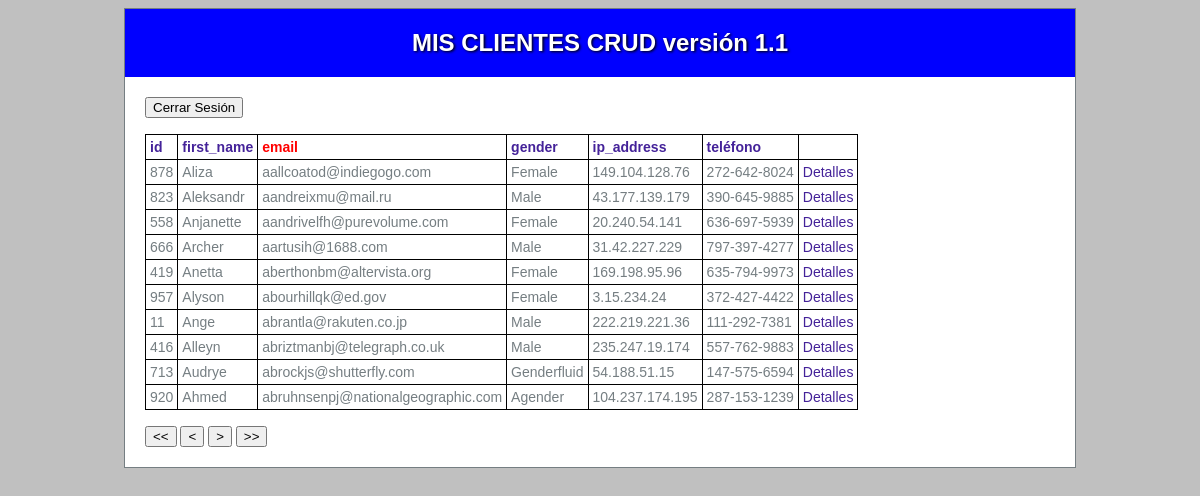
Screenshot of /index.php?ordenacion=email (signed in) with the database file from the repository.
### tables this page shows
create table Clientes (
	id INT(8) auto_increment not null,
	first_name VARCHAR(50),
	last_name VARCHAR(50),
	email VARCHAR(50),
	gender VARCHAR(50),
	ip_address VARCHAR(20),
	telefono VARCHAR(50),
	CONSTRAINT pk_usuarios PRIMARY KEY(id)
);

### app/models/AccesoDatosPDO.php (called while the page is built, shortened)
<?php
class AccesoDatos {
    private static $modelo = null;
    private $dbh = null;
    public static function getModelo(){
        if (self::$modelo == null){
            self::$modelo = new AccesoDatos();
        }
        return self::$modelo;
    }
    private function __construct(){
        try {
            $dsn = "mysql:host=".DB_SERVER.";dbname=".DATABASE.";charset=utf8";
            $this->dbh = new PDO($dsn,DB_USER,DB_PASSWD);
            $this->dbh->setAttribute(PDO::ATTR_ERRMODE, PDO::ERRMODE_EXCEPTION);
        } catch (PDOException $e){
            echo "Error de conexión ".$e->getMessage();
            exit();
        }
    }
    public function getClientes ($primero,$cuantos,$ordenacion):array {
        $tuser = [];
        $stmt_usuarios  = $this->dbh->prepare("select * from Clientes ORDER BY $ordenacion limit $primero,$cuantos");
        $stmt_usuarios->setFetchMode(PDO::FETCH_CLASS, 'Cliente');
        if ( $stmt_usuarios->execute() ){
            while ( $user = $stmt_usuarios->fetch()){
               $tuser[]= $user;
            }
        }
        return $tuser;
    }
}

### app/models/Cliente.php (called while the page is built, shortened)
<?php
class Cliente {
   function __get($name)
   {
       if ( property_exists($this,$name)){
           return $this->$name;
       }
   }
}

### app/views/list_Limitado.php (the view)
<form><button type="submit" name="finSesion" > Cerrar Sesión </button></form>
<br>
<?php $titulos = ['id','first_name','email','gender','ip_address']; ?>
<table>
<tr>
    <?php foreach ($titulos as $valor): ?>
        <th><a style="<?= $_SESSION['ordenacion']==$valor ? 'color: red' : '' ?>" id="<?=$valor?>" href="<?=$_SERVER['PHP_SELF'].'?ordenacion='.$valor?>"><?= $valor ?></a></th>
    <?php endforeach ?>
    <th><a style="<?= $_SESSION['ordenacion']=='telefono' ? 'color: red' : '' ?>" id="telefono" href="<?=$_SERVER['PHP_SELF'].'?ordenacion=telefono'?>">teléfono</a></th>
</tr>
<?php foreach ($tvalores as $valor): ?>
<tr>
<td><?= $valor->id ?> </td>
<td><?= $valor->first_name ?> </td>
<td><?= $valor->email ?> </td>
<td><?= $valor->gender ?> </td>
<td><?= $valor->ip_address ?> </td>
<td><?= $valor->telefono ?> </td>
<td><a href="?orden=Detalles&id=<?=$valor->id?>" >Detalles</a></td>
<tr>
<?php endforeach ?>
</table>
<form>
<br>
<button type="submit" name="nav" value="Primero"> << </button>
<button type="submit" name="nav" value="Anterior"> < </button>
<button type="submit" name="nav" value="Siguiente"> > </button>
<button type="submit" name="nav" value="Ultimo"> >> </button>
</form>

### web/css/default.css (style rules this page uses)
body { background: silver; text-align: justify; font-family: Tahoma, Geneva, sans-serif; font-size: 14px; color: #757E82; }
a { color: #429; text-decoration: none; }
table, th, td { border: 1px solid black; border-collapse:collapse; padding: 4px; }

### rows the page displays
clientes: id "878", first_name "Aliza", email "aallcoatod@indiegogo.com", gender "Female", ip_address "149.104.128.76", telefono "272-642-8024"
clientes: id "823", first_name "Aleksandr", email "aandreixmu@mail.ru", gender "Male", ip_address "43.177.139.179", telefono "390-645-9885"
clientes: id "558", first_name "Anjanette", email "aandrivelfh@purevolume.com", gender "Female", ip_address "20.240.54.141", telefono "636-697-5939"
clientes: id "666", first_name "Archer", email "aartusih@1688.com", gender "Male", ip_address "31.42.227.229", telefono "797-397-4277"
clientes: id "419", first_name "Anetta", email "aberthonbm@altervista.org", gender "Female", ip_address "169.198.95.96", telefono "635-794-9973"
clientes: id "957", first_name "Alyson", email "abourhillqk@ed.gov", gender "Female", ip_address "3.15.234.24", telefono "372-427-4422"
clientes: id "11", first_name "Ange", email "abrantla@rakuten.co.jp", gender "Male", ip_address "222.219.221.36", telefono "111-292-7381"
clientes: id "416", first_name "Alleyn", email "abriztmanbj@telegraph.co.uk", gender "Male", ip_address "235.247.19.174", telefono "557-762-9883"
clientes: id "713", first_name "Audrye", email "abrockjs@shutterfly.com", gender "Genderfluid", ip_address "54.188.51.15", telefono "147-575-6594"
clientes: id "920", first_name "Ahmed", email "abruhnsenpj@nationalgeographic.com", gender "Agender", ip_address "104.237.174.195", telefono "287-153-1239"

### other values shown
$valor "id"
$valor "first_name"
$valor "email"
$valor "gender"
$valor "ip_address"
